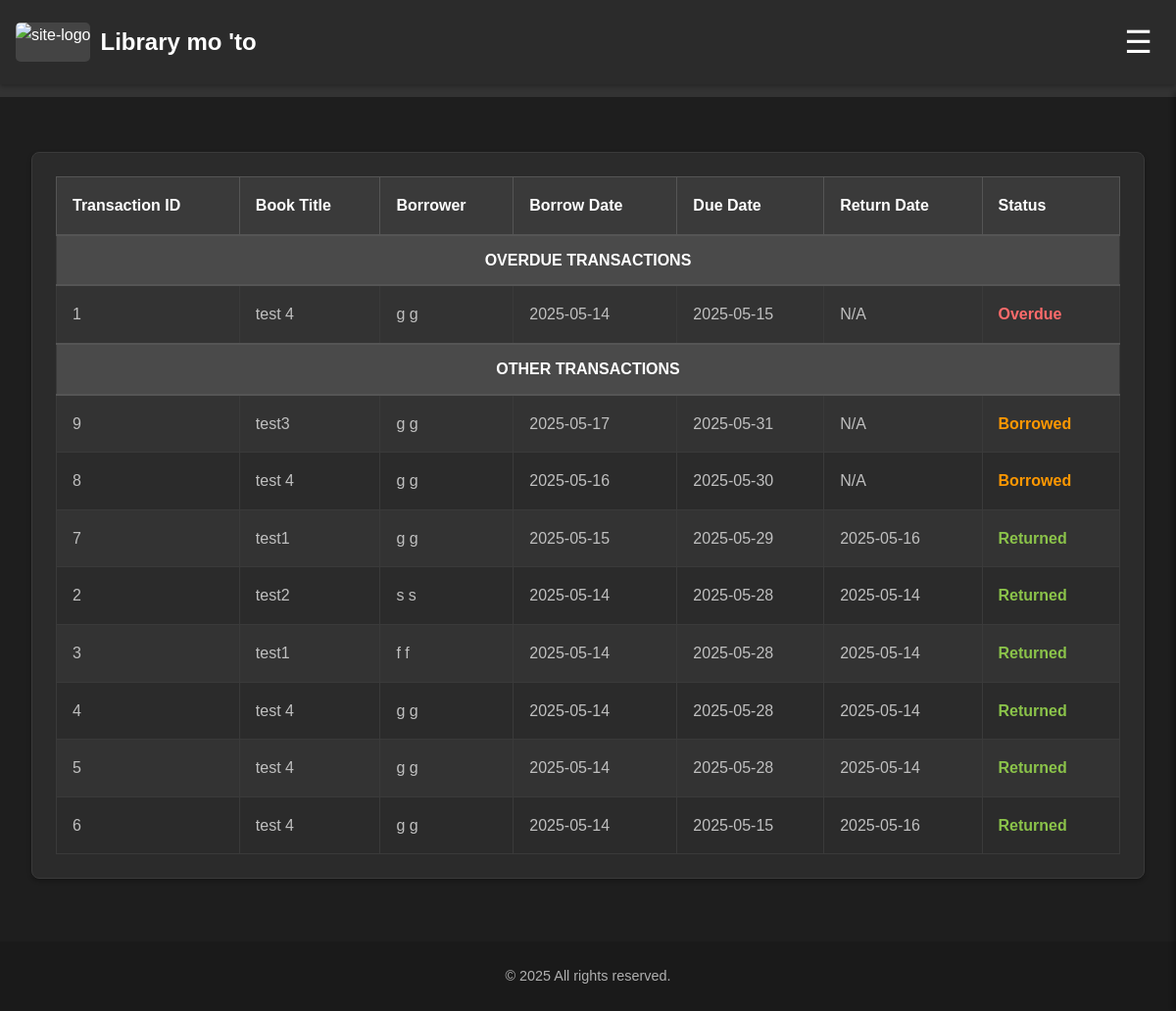
The page /admin-04-history.php (signed in) on the database its author committed.
### tables this page shows
CREATE TABLE `transaction` (
  `TID` int(11) NOT NULL,
  `UID` int(11) NOT NULL,
  `BID` int(11) NOT NULL,
  `borrow_date` date NOT NULL,
  `due_date` date NOT NULL,
  `return_date` date DEFAULT NULL,
  `transaction_status` enum('Borrowed','Returned','Overdue') DEFAULT 'Borrowed'
);

CREATE TABLE `books` (
  `bid` int(11) NOT NULL,
  `title` varchar(255) NOT NULL,
  `author` varchar(255) NOT NULL,
  `date_published` date DEFAULT NULL,
  `main_type` enum('Academic','Non-academic') DEFAULT NULL,
  `specific_type` enum('Textbook','Reference Book','Dissertation','Thesis','Novel','Short Story','Poem Collection','Biography','Autobiography','Business Book') DEFAULT NULL,
  `book_location` enum('Antipolo','Binalonan','Guimba','North Manila','Quezon City') DEFAULT NULL,
  `status` enum('Available','Reserved','Borrowed') DEFAULT 'Available',
  `date_added` timestamp NOT NULL DEFAULT current_timestamp(),
  `date_updated` timestamp NOT NULL DEFAULT current_timestamp() ON UPDATE current_timestamp()
);

CREATE TABLE `users` (
  `UID` int(11) NOT NULL,
  `first_name` varchar(255) NOT NULL,
  `last_name` varchar(255) NOT NULL,
  `user_type` enum('Admin','User') DEFAULT 'User',
  `user_role` enum('Guest','Student','Faculty') DEFAULT NULL,
  `school_id` varchar(255) DEFAULT NULL,
  `campus` enum('Antipolo','Binalonan','Guimba','North Manila','Quezon City') DEFAULT NULL,
  `course` enum('BS Medical Technology','BS Nursing','BS Nutrition & Dietetics','BS Pharmacy','BS Physical Therapy','BS Psychology','BS Radiologic Technology','BS Criminology','BS Accountancy','BS Business Administration','BS Information Technology','BS Hospitality Management','BS Tourism Management','BA Communication','BP Administration') DEFAULT NULL,
  `email` varchar(255) NOT NULL,
  `password` varchar(255) NOT NULL,
  `date_registered` timestamp NOT NULL DEFAULT current_timestamp(),
  `date_last_login` timestamp NULL DEFAULT NULL,
  `address` varchar(255) DEFAULT NULL,
  `contact` varchar(20) DEFAULT NULL
);

### admin-04-history.php (the view, shortened to what this page needs)
<?php
include 'authentication-admin.php';
$sql = "SELECT
            t.TID,
            t.borrow_date,
            t.due_date,
            t.return_date,
            t.transaction_status,
            b.title AS book_title,
            u.first_name,
            u.last_name
        FROM
            transaction t
        JOIN
            books b ON t.BID = b.bid
        JOIN
            users u ON t.UID = u.UID
        ORDER BY
            t.borrow_date DESC";
$result = $conn->query($sql);
$all_transactions = [];
if ($result && $result->num_rows > 0) {
  while ($row = $result->fetch_assoc()) {
    $display_status = $row['transaction_status'];
    if ($display_status === 'Borrowed' && strtotime($row['due_date']) < time()) {
      $display_status = 'Overdue';
    }
    $row['display_status'] = $display_status;
    $all_transactions[] = $row;
  }
}
$overdue_transactions = [];
$other_transactions = [];
foreach ($all_transactions as $transaction) {
  if ($transaction['display_status'] === 'Overdue') {
    $overdue_transactions[] = $transaction;
  } else {
    $other_transactions[] = $transaction;
  }
}
usort($overdue_transactions, function ($a, $b) {
  return strtotime($a['due_date']) - strtotime($b['due_date']);
});
usort($other_transactions, function ($a, $b) {
  return strtotime($b['borrow_date']) - strtotime($a['borrow_date']);
});
?>
<!DOCTYPE html>
<html lang="en">
<head>
  <link rel="stylesheet" href="css/nav.css">
  <link rel="stylesheet" href="css/general.css">
  <link rel="stylesheet" href="css/admin.css">
  <link rel="stylesheet" href="css/table.css">
  <link rel="stylesheet" href="https://cdnjs.cloudflare.com/ajax/libs/font-awesome/6.0.0/css/all.min.css">
</head>
<body>
  <nav>
    <div class="nav-logo">
      <img src="" alt="site-logo" />
      <h1>Library mo 'to</h1>
    </div>
    <button class="hamburger-icon" aria-label="Open menu">☰</button>
  </nav>
  <header>
    <h1>All Transaction History</h1>
  </header>
  <main>
    <section>
      <?php if (empty($all_transactions)):
      ?>
        <p>No transaction records found.</p>
      <?php else: ?>
        <table>
          <thead>
            <tr>
              <th>Transaction ID</th>
              <th>Book Title</th>
              <th>Borrower</th>
              <th>Borrow Date</th>
              <th>Due Date</th>
              <th>Return Date</th>
              <th>Status</th>
            </tr>
          </thead>
          <tbody>
            <?php if (!empty($overdue_transactions)):
            ?>
              <tr>
                <td colspan="7" class="transaction-header">OVERDUE TRANSACTIONS</td>
              </tr>
              <?php foreach ($overdue_transactions as $row):
              ?>
                <tr>
                  <td data-label="TID"><?php echo htmlspecialchars($row['TID']); ?></td>
                  <td data-label="Title"><?php echo htmlspecialchars($row['book_title']); ?></td>
                  <td data-label="Name"><?php echo htmlspecialchars($row['first_name'] . ' ' . $row['last_name']); ?></td>
                  <td data-label="Borrow Date"><?php echo htmlspecialchars($row['borrow_date']); ?></td>
                  <td data-label="Due Date"><?php echo htmlspecialchars($row['due_date']); ?></td>
                  <td data-label="Return Date"><?php echo $row['return_date'] ? htmlspecialchars($row['return_date']) : 'N/A'; ?></td>
                  <td data-label="Status" class="transaction-status-overdue"> <?php echo htmlspecialchars($row['display_status']); ?>
                  </td>
                </tr>
              <?php endforeach; ?>
            <?php endif; ?>
            <?php if (!empty($other_transactions)):
            ?>
              <?php if (!empty($overdue_transactions)):
              ?>
                <tr>
                  <td colspan="7" class="transaction-header">OTHER TRANSACTIONS</td>
                </tr>
              <?php endif; ?>
              <?php foreach ($other_transactions as $row):
              ?>
                <?php
                $status_class = '';
                if ($row['display_status'] === 'Returned') {
                  $status_class = 'transaction-status-returned';
                } elseif ($row['display_status'] === 'Borrowed') {
                  $status_class = 'transaction-status-borrowed';
                }
                ?>
                <tr>
                  <td data-label="TID"><?php echo htmlspecialchars($row['TID']); ?></td>
                  <td data-label="Title"><?php echo htmlspecialchars($row['book_title']); ?></td>
                  <td data-label="Name"><?php echo htmlspecialchars($row['first_name'] . ' ' . $row['last_name']); ?></td>
                  <td data-label="Brrow Date"><?php echo htmlspecialchars($row['borrow_date']); ?></td>
                  <td data-label="Due Date"><?php echo htmlspecialchars($row['due_date']); ?></td>
                  <td data-label="Return Date"><?php echo $row['return_date'] ? htmlspecialchars($row['return_date']) : 'N/A'; ?></td>
                  <td data-label="Status" class="<?php echo $status_class; ?>"> <?php echo htmlspecialchars($row['display_status']); ?>
                  </td>
                </tr>
              <?php endforeach; ?>
            <?php endif; ?>
          </tbody>
        </table>
      <?php endif; ?>
    </section>
  </main>
  <footer>
    <p>&copy; <span id="current-year"></span> All rights reserved.</p>
  </footer>
</body>
</html>

### css/nav.css (style rules this page uses)
nav { background-color: #2b2b2b; color: #fff; padding: 1rem 2rem; display: flex; justify-content: space-between; align-items: center; flex-wrap: wrap; box-shadow: 0 2px 5px rgba(0, 0, 0, 0.3); position: relative; z-index: 10; }
.nav-logo { display: flex; align-items: center; }
.nav-logo img { height: 40px; margin-right: 10px; background-color: #444; border-radius: 5px; }
.nav-logo h1 { font-size: 1.5rem; margin: 0; color: #fff; }
.hamburger-icon { display: none; background: none; border: none; color: #fff; font-size: 2rem; cursor: pointer; padding: 0.5rem; transition: opacity 0.3s ease; }
@media (max-width: 1200px) { nav { flex-direction: row; justify-content: space-between; align-items: center; padding: 1rem; position: fixed; top: 0; width: 100%; } }
@media (max-width: 1200px) { .nav-logo { margin-bottom: 0; } }
@media (max-width: 1200px) { .hamburger-icon { display: block; } }

### css/general.css (style rules this page uses)
* { margin: 0; padding: 0; box-sizing: border-box; }
body { font-family: sans-serif; line-height: 1.6; color: #e0e0e0; background-color: #1e1e1e; min-height: 100vh; display: flex; flex-direction: column; }
header { background-color: #333; padding: 1.5rem 2rem; margin-bottom: 1.5rem; }
header h1 { font-size: 2rem; color: #fff; margin: 0; }
main { display: flex; flex-direction: column; flex-grow: 1; padding: 2rem; gap: 1rem; }
main section { background-color: #2b2b2b; padding: 1.5rem; border-radius: 8px; box-shadow: 0 2px 4px rgba(0, 0, 0, 0.3); border: 1px solid #3a3a3a; }
footer { background-color: #1a1a1a; color: #b0b0b0; text-align: center; padding: 1.5rem; margin-top: 2rem; }
footer p { margin: 0; font-size: 0.9rem; }

### css/admin.css (style rules this page uses)
.transaction-header { background-color: #4a4a4a; color: #fff; font-weight: bold; text-align: center; padding: 0.75rem; border-left: none; border-right: none; border-top: 2px solid #555; border-bottom: 2px solid #555; }
.transaction-status-overdue { font-weight: bold; color: #ff6b6b; }
.transaction-status-borrowed { font-weight: bold; color: #ff9800; }
.transaction-status-returned { font-weight: bold; color: #8bc34a; }

### css/table.css (style rules this page uses)
main table { width: 100%; border-collapse: collapse; overflow-x: auto; display: table; white-space: nowrap; border: 1px solid #3a3a3a; border-radius: 8px; }
main table thead th { background-color: #3a3a3a; color: #fff; padding: 1rem; text-align: left; border: 1px solid #555; }
main table tbody tr { background-color: #2b2b2b; border-bottom: 1px solid #3a3a3a; transition: background-color 0.2s ease; }
main table tbody tr:nth-child(even) { background-color: #333; }
main table td { padding: 1rem; border: 1px solid #3a3a3a; color: #c0c0c0; vertical-align: top; white-space: normal; }

### rows shown on the page
transaction: TID "1", BID.title "test 4", UID.last_name "g g", borrow_date "2025-05-14", due_date "2025-05-15", shows "N/A", display_status "Overdue"
transaction: TID "9", BID.title "test3", UID.last_name "g g", borrow_date "2025-05-17", due_date "2025-05-31", shows "N/A", transaction_status "Borrowed"
transaction: TID "8", BID.title "test 4", UID.last_name "g g", borrow_date "2025-05-16", due_date "2025-05-30", shows "N/A", transaction_status "Borrowed"
transaction: TID "7", BID.title "test1", UID.last_name "g g", borrow_date "2025-05-15", due_date "2025-05-29", return_date "2025-05-16", transaction_status "Returned"
transaction: TID "2", BID.title "test2", UID.last_name "s s", borrow_date "2025-05-14", due_date "2025-05-28", return_date "2025-05-14", transaction_status "Returned"
transaction: TID "3", BID.title "test1", UID.last_name "f f", borrow_date "2025-05-14", due_date "2025-05-28", return_date "2025-05-14", transaction_status "Returned"
transaction: TID "4", BID.title "test 4", UID.last_name "g g", borrow_date "2025-05-14", due_date "2025-05-28", return_date "2025-05-14", transaction_status "Returned"
transaction: TID "5", BID.title "test 4", UID.last_name "g g", borrow_date "2025-05-14", due_date "2025-05-28", return_date "2025-05-14", transaction_status "Returned"
transaction: TID "6", BID.title "test 4", UID.last_name "g g", borrow_date "2025-05-14", due_date "2025-05-15", return_date "2025-05-16", transaction_status "Returned"
